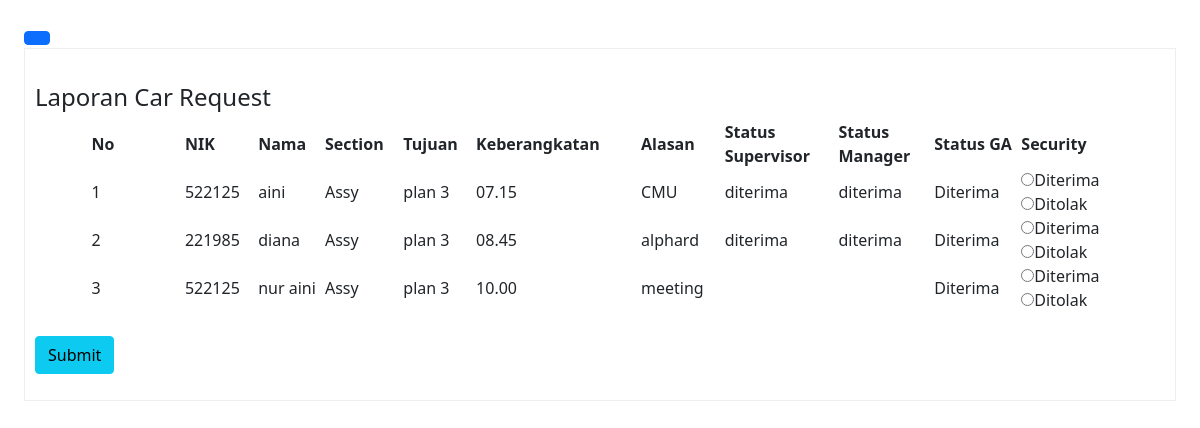
/request_security.php, run on an earlier commit of the app's database.
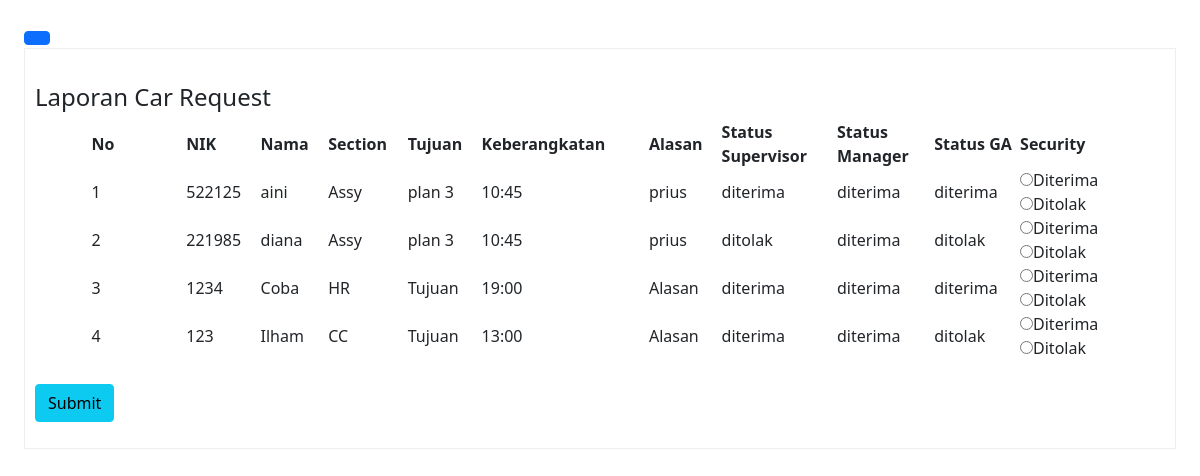
And on a later commit of the database.
### tables this page shows
CREATE TABLE `data` (
  `id` int(11) NOT NULL,
  `nik` varchar(200) NOT NULL,
  `nama` varchar(100) NOT NULL,
  `section` varchar(50) NOT NULL,
  `tujuan` varchar(200) NOT NULL,
  `alasan` varchar(1000) NOT NULL,
  `keberangkatan` varchar(200) NOT NULL,
  `status_spv` varchar(100) DEFAULT NULL,
  `status_manager` varchar(100) DEFAULT NULL,
  `status_ga` varchar(100) DEFAULT NULL,
  `security` varchar(100) DEFAULT NULL,
  `notif_supervisor` int(11) NOT NULL DEFAULT 0,
  `notif_manager` int(11) NOT NULL DEFAULT 0,
  `notif_ga` int(11) NOT NULL DEFAULT 0,
  `notif_user` int(11) NOT NULL DEFAULT 0
);

### request_security.php (the view, shortened to what this page needs)
<!DOCTYPE html>
<html lang="en">
<head>
  <link rel="stylesheet" href="http://192.168.29.55:8300/bootstrap.min.css" />
  <link rel="stylesheet" href="http://192.168.29.55:8300/bootstrap-icons.css" />
</head>
<body background="#87CEFA" ;>
  <section class="p-4" id="main-content">
    <button class="btn btn-primary" id="button-toggle">
    </button>
    <div style="border:1px solid rgb(238,238,238); padding:10px; overflow:auto; width:auto; height:auto;">
      <?php
      include "koneksi.php";
      $query = mysqli_query($koneksi, "SELECT * FROM data");
      ?>
      <form action="proses_security.php" method="post">
        <table width="90%" border="0" align="center" cellpadding="0" cellspacing="0">
          <tr bgcolor="white"></br>
            <h4>Laporan Car Request</h4>
          <tr>
            <th width="70">No</td>
            <th width="50">NIK</td>
            <th width="50">Nama</td>
            <th width="50">Section</td>
            <th width="50">Tujuan</td>
            <th width="50">Keberangkatan</td>
            <th width="50">Alasan</td>
            <th width="50">Status Supervisor</td>
            <th width="50">Status Manager</td>
            <th width="50">Status GA</td>
            <th width="50">Security</td>
          </tr>
          <?php if (mysqli_num_rows($query) > 0) { ?>
            <?php
            $no = 1;
            while ($data = mysqli_fetch_array($query)) {
            ?>
              <tr>
                <td><?php echo $no ?></td>
                <td><?php echo $data["nik"]; ?></td>
                <td><?php echo $data["nama"]; ?></td>
                <td><?php echo $data["section"]; ?></td>
                <td><?php echo $data["tujuan"]; ?></td>
                <td><?php echo $data["keberangkatan"]; ?></td>
                <td><?php echo $data["alasan"]; ?></td>
                <td><?php echo $data["status_spv"]; ?></td>
                <td><?php echo $data["status_manager"]; ?></td>
                <td><?php echo $data["status_ga"]; ?></td>
                <td>
                  <?php if ($data["security"] == NULL) : ?>
                    <input type="radio" name="security[<?= $data['id'] ?>]" value="diterima" required>Diterima
                    <input type="radio" name="security[<?= $data['id'] ?>]" value="ditolak" required>Ditolak
                  <?php else : ?>
                    <?php echo $data["security"]; ?>
                  <?php endif; ?>
                </td>
              </tr>
            <?php $no++;
            } ?>
          <?php } ?>
        </table></br>
        <input type="submit" name="submit" id="submit" class="btn btn-info" value="Submit" />
    </div>
  </section>
</body>
</html>

### request_security.php (style rules this page uses)
#main-content { transition: 0.4s; }

What changed in the data, as far as the page shows it:
removed data: nik "522125", nama "aini", section "Assy", tujuan "plan 3", keberangkatan "07.15", alasan "CMU", status_spv "diterima", status_manager "diterima", status_ga "Diterima"
removed data: nik "522125", nama "nur aini", section "Assy", tujuan "plan 3", keberangkatan "10.00", alasan "meeting", status_ga "Diterima"
added data: nik "522125", nama "aini", section "Assy", tujuan "plan 3", keberangkatan "10:45", alasan "prius", status_spv "diterima", status_manager "diterima", status_ga "diterima"
changed data "221985": keberangkatan "08.45" → "10:45"; alasan "alphard" → "prius"; status_spv "diterima" → "ditolak"; status_ga "Diterima" → "ditolak"
added data: nik "1234", nama "Coba", section "HR", tujuan "Tujuan", keberangkatan "19:00", alasan "Alasan", status_spv "diterima", status_manager "diterima", status_ga "diterima"
added data: nik "123", nama "Ilham", section "CC", tujuan "Tujuan", keberangkatan "13:00", alasan "Alasan", status_spv "diterima", status_manager "diterima", status_ga "ditolak"
